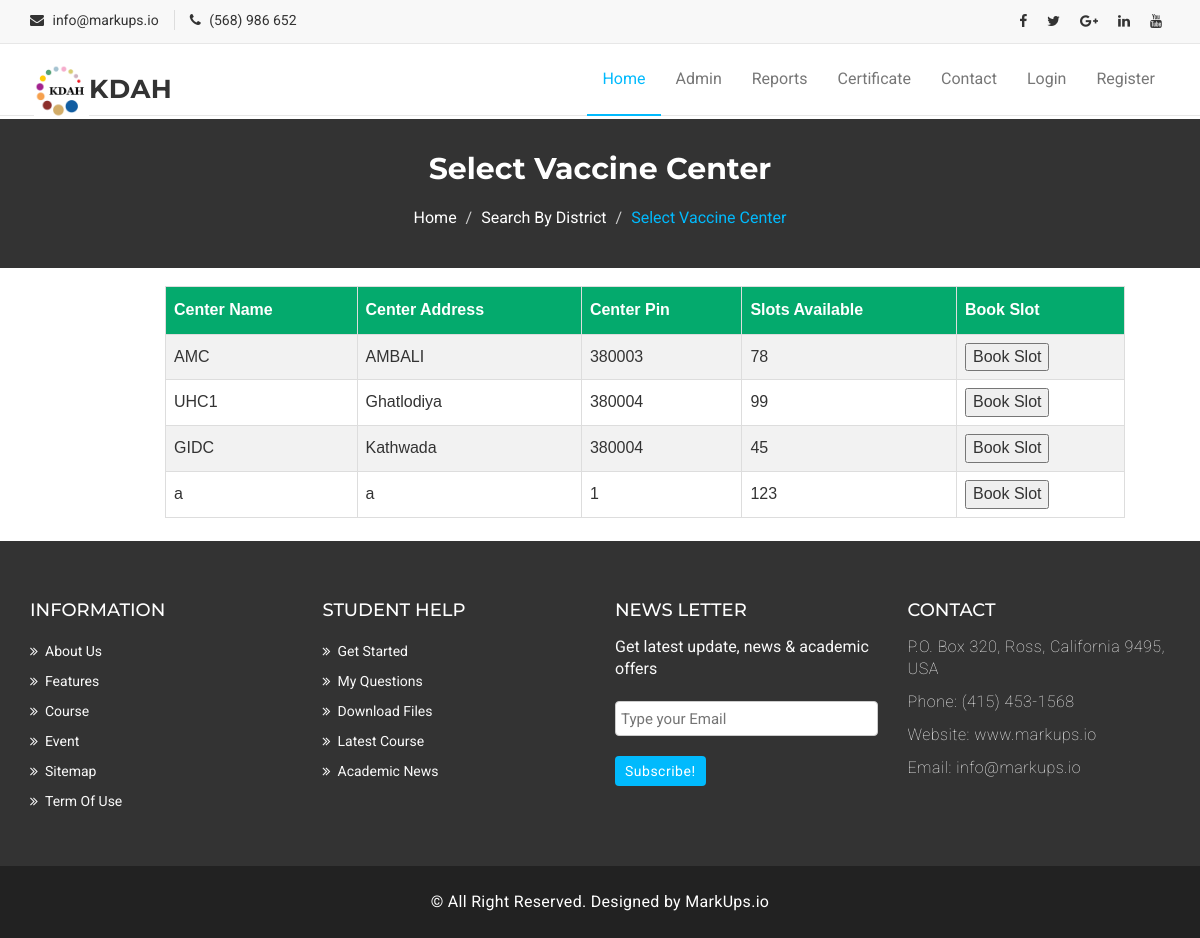
Screenshot of /searchdistrictcontroller.php?district=AMC with the database file from the repository.
### tables this page shows
CREATE TABLE `vaccinecenters` (
  `ID` int(11) NOT NULL,
  `center_name` varchar(500) NOT NULL,
  `center_address` varchar(500) NOT NULL,
  `center_pin` int(11) NOT NULL,
  `center_district_name` varchar(500) NOT NULL,
  `slots_available` int(11) NOT NULL
);

### searchdistrictcontroller.php (the view, shortened to what this page needs)
<!DOCTYPE html>
<html lang="en">
  <head>
    <link href="assets/css/font-awesome.css" rel="stylesheet">
    <link href="assets/css/bootstrap.css" rel="stylesheet">
    <link rel="stylesheet" type="text/css" href="assets/css/slick.css">
    <link rel="stylesheet" href="assets/css/jquery.fancybox.css" type="text/css" media="screen" />
    <link id="switcher" href="assets/css/theme-color/default-theme.css" rel="stylesheet">
    <link href="assets/css/style.css" rel="stylesheet">
  </head>
  <body>
  <header id="mu-header">
    <div class="container">
      <div class="row">
        <div class="col-lg-12 col-md-12">
          <div class="mu-header-area">
            <div class="row">
              <div class="col-lg-6 col-md-6 col-sm-6 col-xs-6">
                <div class="mu-header-top-left">
                  <div class="mu-top-email">
                    <i class="fa fa-envelope"></i>
                    <span>info@markups.io</span>
                  </div>
                  <div class="mu-top-phone">
                    <i class="fa fa-phone"></i>
                    <span>(568) 986 652</span>
                  </div>
                </div>
              </div>
              <div class="col-lg-6 col-md-6 col-sm-6 col-xs-6">
                <div class="mu-header-top-right">
                  <nav>
                    <ul class="mu-top-social-nav">
                      <li><a href="#"><span class="fa fa-facebook"></span></a></li>
                      <li><a href="#"><span class="fa fa-twitter"></span></a></li>
                      <li><a href="#"><span class="fa fa-google-plus"></span></a></li>
                      <li><a href="#"><span class="fa fa-linkedin"></span></a></li>
                      <li><a href="#"><span class="fa fa-youtube"></span></a></li>
                    </ul>
                  </nav>
                </div>
              </div>
            </div>
          </div>
        </div>
      </div>
    </div>
  </header>
  <section id="mu-menu">
    <nav class="navbar navbar-default" role="navigation">
      <div class="container">
        <div class="navbar-header">
          <a class="navbar-brand" href="index.php"><span><img src="kdah.png" width="55px">KDAH</span></a>
        </div>
        <div id="navbar" class="navbar-collapse collapse">
          <ul id="top-menu" class="nav navbar-nav navbar-right main-nav">
            <li class="active"><a href="index.php">Home</a></li>
              <li><a href="adminlogin.php">Admin</a></li>
            <li><a href="report.php">Reports</a></li>
              <li><a href="certificate.php">Certificate</a></li>
            <li><a href="contact.php">Contact</a></li>
            <?php
              if(!(isset($_SESSION['username']))) {
                echo "<li><a href='login.php'>Login</a></li>";
                echo "<li><a href='register.php'>Register</a></li>";
              }
              else {
                echo "<li><a href='index.php'>Hi!, ".$_SESSION['username']."</a></li>";
                echo "<li><a href='logout.php'>Logout</a></li>";
              }
            ?>
          </ul>
        </div>
      </div>
    </nav>
  </section>
 <br>
 <section id="mu-page-breadcrumb" style="margin-top: 3px;">
   <div class="container">
     <div class="row">
       <div class="col-md-12">
         <div class="mu-page-breadcrumb-area">
           <h2>Select Vaccine Center</h2>
           <ol class="breadcrumb">
            <li><a href="index.php">Home</a></li>
            <li><a href="searchdistrict.php">Search By District</a></li>
            <li class="active">Select Vaccine Center</li>
          </ol>
         </div>
       </div>
     </div>
   </div>
 </section>
 <br>
  <div>
<?php
$servername = "localhost";
$username = "root";
$password = "";
$conn = mysqli_connect($servername, $username, $password,"vaccineregistration");
$district=$_GET['district'];
$query = " SELECT * FROM `vaccinecenters` WHERE center_district_name='$district' ";
$result = mysqli_query($conn, $query);
if(mysqli_num_rows($result)>0)
{
      echo "<table id='customers'>";
     echo "<tr>";
     echo "<th>Center Name</th>";
     echo "<th>Center Address</th>";
     echo "<th>Center Pin</th>";
     echo "<th>Slots Available</th>";
     echo "<th>Book Slot</th>";
     echo "</tr>";
     while($row = $result->fetch_assoc()) {
        echo "<tr>";
        echo "<td>";
        echo $row["center_name"];
        echo "</td>";
         echo "<td>";
        echo $row["center_address"];
        echo "</td>";
         echo "<td>";
        echo $row["center_pin"];
        echo "</td>";
         echo "<td>";
        echo $row["slots_available"];
        echo "</td>";
        echo "<td>";
          echo "<form action='bookslotdistrict.php'>";
            echo "<button>Book Slot</button>";
        echo "</form>";
         echo "</td>";
         echo  "</tr>";
    }
    echo "</table>";
}
?>
</div>
<br>
  <footer id="mu-footer" >
    <div class="mu-footer-top">
      <div class="container">
        <div class="mu-footer-top-area">
          <div class="row">
            <div class="col-lg-3 col-md-3 col-sm-3">
              <div class="mu-footer-widget">
                <h4>Information</h4>
                <ul>
                  <li><a href="#">About Us</a></li>
                  <li><a href="">Features</a></li>
                  <li><a href="">Course</a></li>
                  <li><a href="">Event</a></li>
                  <li><a href="">Sitemap</a></li>
                  <li><a href="">Term Of Use</a></li>
                </ul>
              </div>
            </div>
            <div class="col-lg-3 col-md-3 col-sm-3">
              <div class="mu-footer-widget">
                <h4>Student Help</h4>
                <ul>
                  <li><a href="">Get Started</a></li>
                  <li><a href="#">My Questions</a></li>
                  <li><a href="">Download Files</a></li>
                  <li><a href="">Latest Course</a></li>
                  <li><a href="">Academic News</a></li>
                </ul>
              </div>
            </div>
            <div class="col-lg-3 col-md-3 col-sm-3">
              <div class="mu-footer-widget">
                <h4>News letter</h4>
                <p>Get latest update, news & academic offers</p>
                <form class="mu-subscribe-form">
                  <input type="email" placeholder="Type your Email">
                  <button class="mu-subscribe-btn" type="submit">Subscribe!</button>
                </form>
              </div>
            </div>
            <div class="col-lg-3 col-md-3 col-sm-3">
              <div class="mu-footer-widget">
                <h4>Contact</h4>
                <address>
                  <p>P.O. Box 320, Ross, California 9495, USA</p>
                  <p>Phone: (415) 453-1568 </p>
                  <p>Website: www.markups.io</p>
                  <p>Email: info@markups.io</p>
                </address>
              </div>
            </div>
          </div>
        </div>
      </div>
    </div>
    <div class="mu-footer-bottom">
      <div class="container">
        <div class="mu-footer-bottom-area">
          <p>&copy; All Right Reserved. Designed by <a href="http://www.markups.io/" rel="nofollow">MarkUps.io</a></p>
        </div>
      </div>
    </div>
  </footer>
  </body>
</html>

### assets/css/theme-color/default-theme.css (style rules this page uses)
#mu-menu .navbar-default .navbar-nav > .active > a, #mu-menu .navbar-default .navbar-nav > .active > a:hover, #mu-menu .navbar-default .navbar-nav > .active > a:focus { color: #01bafd; border-bottom: 2px solid #01bafd; background-color: transparent; }
#mu-page-breadcrumb .mu-page-breadcrumb-area .breadcrumb .active { color: #01bafd; }
#mu-footer .mu-footer-top .mu-footer-top-area .mu-footer-widget .mu-subscribe-form .mu-subscribe-btn { background-color: #01bafd; }

### searchdistrictcontroller.php (style rules this page uses)
#customers { font-family: Arial, Helvetica, sans-serif; border-collapse: collapse; width: 80%; margin-left: 165px; margin-top: 240px; }
#customers td, #customers th { border: 1px solid #ddd; padding: 8px; }
#customers tr:nth-child(even) { background-color: #f2f2f2; }
#customers th { padding-top: 12px; padding-bottom: 12px; text-align: left; background-color: #04AA6D; color: white; }

### rows the page displays
vaccinecenters: center_name "AMC", center_address "AMBALI", center_pin "380003", slots_available "78"
vaccinecenters: center_name "UHC1", center_address "Ghatlodiya", center_pin "380004", slots_available "99"
vaccinecenters: center_name "GIDC", center_address "Kathwada", center_pin "380004", slots_available "45"
vaccinecenters: center_name "a", center_address "a", center_pin "1", slots_available "123"
